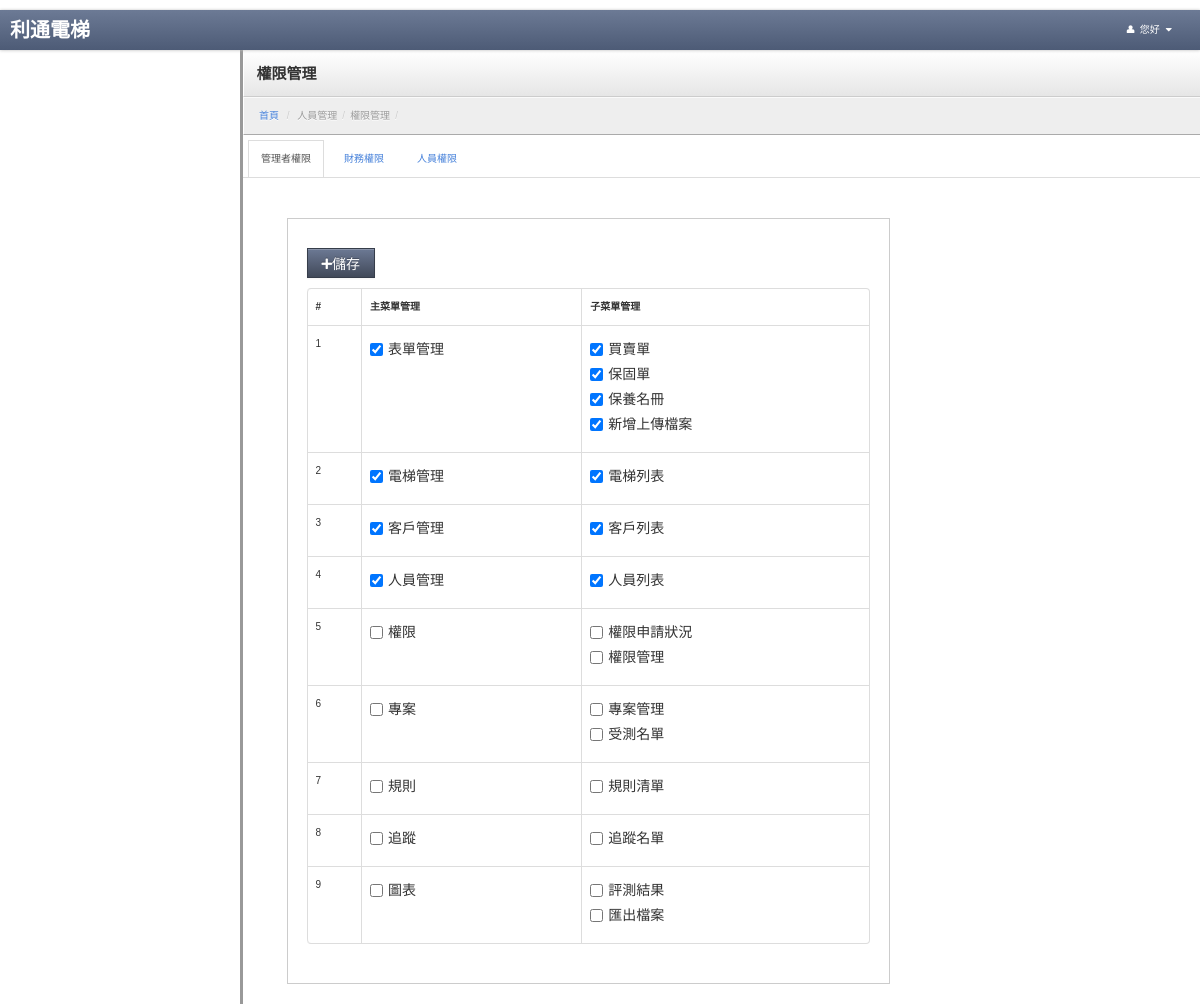
Before: /index.php/personal/personal_power_list with the older database file.
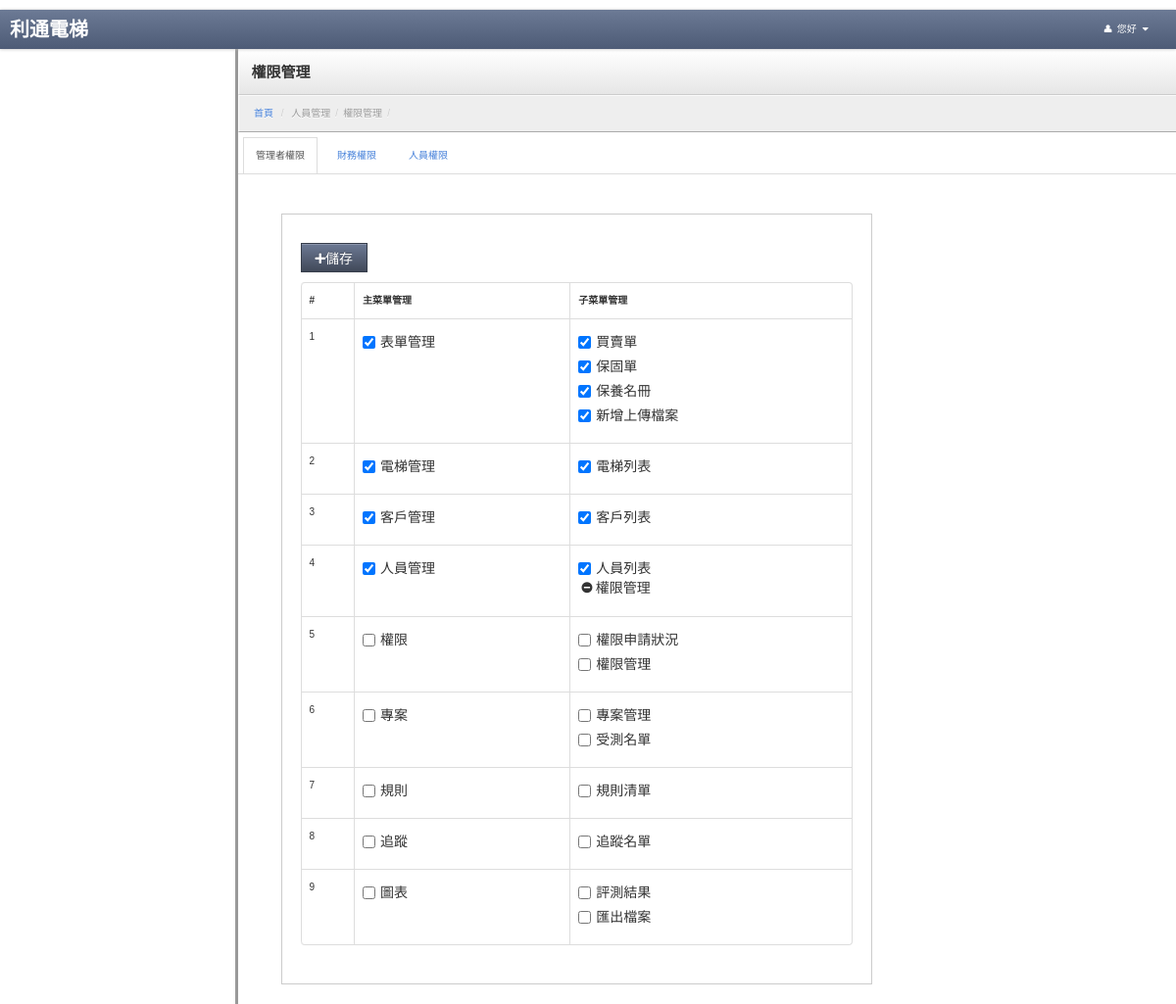
After: the same page with the newer database file.
### tables this page shows
CREATE TABLE `usermenu` (
  `menuid` int(5) NOT NULL AUTO_INCREMENT COMMENT '菜單ID',
  `parentid` int(5) NOT NULL DEFAULT '0' COMMENT '上層菜單',
  `title` varchar(30) NOT NULL COMMENT '標題',
  `controller` varchar(40) NOT NULL COMMENT '控制器',
  `actioner` varchar(40) NOT NULL COMMENT '動作',
  `icon` varchar(100) DEFAULT NULL,
  `ismenu` tinyint(1) NOT NULL DEFAULT '0' COMMENT '是否顯示',
  `sort` tinyint(4) NOT NULL DEFAULT '0' COMMENT '排序',
  `isdisabled` tinyint(1) NOT NULL DEFAULT '0' COMMENT '是否刪除',
  PRIMARY KEY (`menuid`)
);

### application/controllers/Personal.php (called while the page is built, shortened)
<?php
class Personal extends CI_Controller
{
	var $data = array();
	function __construct()
	{
        $this->load->model('public_tools');
        $this->load->model('m_personal_model');
		$this->load->library('datamodel');
		$this->load->library('Member');
        $this->load->library('pagination');
        $this->load->model('Usermenu_model');
	}
    public function personal_power_list()
    {
        $public_tools = new public_tools();
        $m_personal_model = new m_personal_model();
        $this->data['page_title'] = '權限管理';
        $this->data['breadcrumb_trail'] = $public_tools->breadcrumbTrail(array('人員管理','權限管理'));
        $iResult = $m_personal_model->getUsermenuData();
        $this->data['tabPane'] = array('admin_group','finance_group','employee_group');
        $this->data['list'] = $iResult['results'];
        $this->load->view('v_personal_power_list', $this->data);
    }
}

### index.php (called while the page is built, shortened)
<?php
require_once BASEPATH.'core/CodeIgniter.php';

### application/models/m_personal_model.php (called while the page is built, shortened)
<?php
class m_personal_model extends CI_Model
{
    public function getUsermenuData()
    {
        $sSql = "SELECT * FROM `config` where configkey in ('admin_group','finance_group','employee_group')";
        $query = $this->db->query($sSql);
        $menu_group=$query->result_array();
        foreach($menu_group as $k=>$v){
            $menu_group[$k]['configvalue'] = explode(',',$v['configvalue']);
        }
        $sSql = "SELECT * FROM `usermenu` where isdisabled !=1 and parentid = 0";
        $query = $this->db->query($sSql);
        $parentarray = $query->result_array();
        foreach ($parentarray as $k=>$v){
            $parentarray[$k]['admin_group'] = in_array($v['menuid'],$menu_group[0]['configvalue'])&&$menu_group[0]['configkey']=='admin_group'?1:0;
            $parentarray[$k]['finance_group'] = in_array($v['menuid'],$menu_group[1]['configvalue'])&&$menu_group[1]['configkey']=='finance_group'?1:0;
            $parentarray[$k]['employee_group'] = in_array($v['menuid'],$menu_group[2]['configvalue'])&&$menu_group[2]['configkey']=='employee_group'?1:0;
            $sSql = "SELECT * FROM `usermenu` where isdisabled !=1 and parentid = {$v['menuid']}";
            $query = $this->db->query($sSql);
            $parentarray[$k]['sub'] = $query->result_array();
            foreach ($parentarray[$k]['sub'] as $k1=>$v1){
                $parentarray[$k]['sub'][$k1]['admin_group'] = in_array($v1['menuid'],$menu_group[0]['configvalue'])&&$menu_group[0]['configkey']=='admin_group'?1:0;
                $parentarray[$k]['sub'][$k1]['finance_group'] = in_array($v1['menuid'],$menu_group[1]['configvalue'])&&$menu_group[1]['configkey']=='finance_group'?1:0;
                $parentarray[$k]['sub'][$k1]['employee_group'] = in_array($v1['menuid'],$menu_group[2]['configvalue'])&&$menu_group[2]['configkey']=='employee_group'?1:0;
            }
        }
        $data['results'] = $parentarray;
        return $data;
    }
}

### application/views/v_personal_power_list.php (the view, shortened to what the changed rows need)
<!DOCTYPE html>
<html lang="en">
<?php
include "head.php";
?>
<body>
<link rel="stylesheet" href="<?= base_url("js/jquery/jquery-ui.min.css"); ?>">
<link rel="stylesheet" href="jqueryui/style.css">
<div class="content">
    <div class="header">
        <h1 class="page-title"><?=$this->data['page_title']?></h1>
    </div>
    <ul class="breadcrumb">
        <li><a href="<?=base_url("/mainpage/index")?>">首頁</a> <span class="divider">/</span></li>
        <?=$this->data['breadcrumb_trail']?>
    </ul>
    <div class="container-fluid">
        <div class="row-fluid">
            <div id="myTabContent" class="tab-content">
                <?php foreach($this->data['tabPane'] as $vTabPane): ?>
                <div class="tab-pane <?=$vTabPane=='admin_group'?'active':'' ?> in" id="<?='view_'.$vTabPane ?>">
                    <form id="tab" name="fomr1" action="<?=site_url("/personal/personal_power_list")?>" method="post">
                        <div class="span8">
                            <div class="well">
                                <div class="btn-toolbar">
                                    <button class="btn btn-primary" type="submit"><i class="icon-plus"></i>儲存</button>
                                </div>
                                <table class="table table-bordered">
                                    <thead>
                                    <tr>
                                        <th>#</th>
                                        <th>主菜單管理</th>
                                        <th>子菜單管理</th>
                                    </tr>
                                    </thead>
                                    <tbody>
                                    <?php foreach ($this->data['list'] as $k => $v): ?>
                                        <tr>
                                            <td><?= $v['menuid'] ?></td>
                                            <td>
                                                <label class="checkbox inline">
                                                    <input type="checkbox" id="inlineCheckbox" name="sport[]"
                                                           value="<?= $v['menuid'] ?>" <?= $v[$vTabPane] == 1 ? 'checked' : '' ?> > <?= $v['title'] ?>
                                                </label>
                                            </td>
                                            <td>
                                                <ul class="unstyled">
                                                    <?php foreach ($v['sub'] as $k1 => $v1): ?>
                                                        <li>
                                                            <?php if($v1['actioner']=='personal_power_list'):?>
                                                            <label>
                                                                <i class="icon-minus-sign"></i><?= $v1['title'] ?>
                                                            </label>
                                                            <?php else:?>
                                                            <label class="checkbox inline">
                                                                <input type="checkbox" id="inlineCheckbox"
                                                                       name="sport[]"
                                                                       value="<?= $v1['menuid'] ?>" <?= $v1[$vTabPane] == 1 ? 'checked' : '' ?> > <?= $v1['title'] ?>
                                                            </label>
                                                            <?php endif;?>
                                                        </li>
                                                    <?php endforeach; ?>
                                                </ul>
                                            </td>
                                        </tr>
                                    <?php endforeach; ?>
                                    </tbody>
                                </table>
                            </div>
                        </div>
                    </form>
                </div>
                <?php endforeach;?>
            </div>
        </div>
    </div>
</div>
</body>
</html>

### application/models/public_tools.php (shortened to what the changed rows need)
<?php
class Public_tools extends CI_Model
{
	public function breadcrumbTrail($data = array())
	{
        $results ='';
        foreach ($data as $v){
            $results .= '<li class="active">'.$v.'<span class="divider">/</span></li>';
        }
        return $results;
	}
}

Changed rows visible on the page:
added usermenu: title "權限管理", shown under "4"
